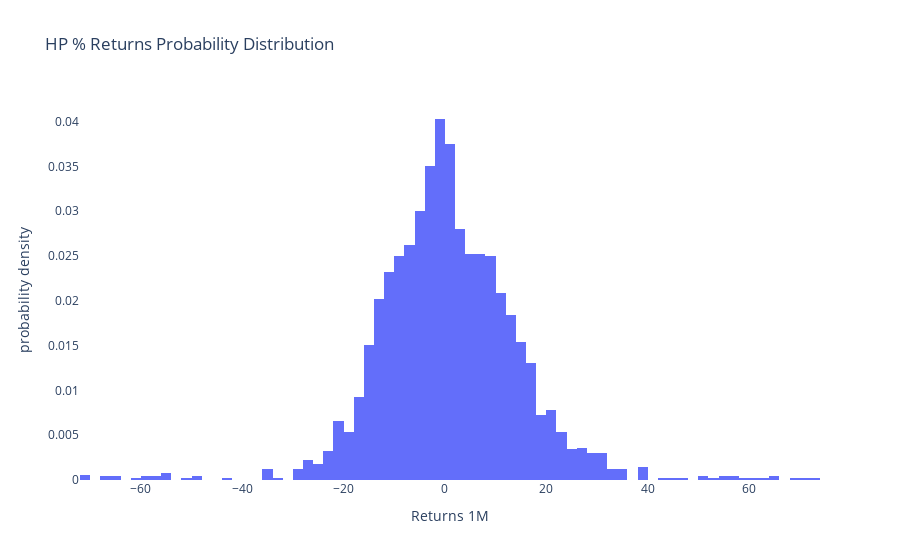

Write notebook code for a chart like this one.
### Code cell
def distribution_of_returns(time="1M"):
    chart = px.histogram(data, x=f"Returns {time}", histnorm='probability density', title=f"{stock_ticker} % Returns Probability Distribution")
    chart.update_layout(
        paper_bgcolor='#ffffff',  # Transparent background
        plot_bgcolor='#ffffff'  # Light gray background in the plot area
    )
    chart.show()
    print(f"{-data[f"Returns {time}"].std()*3:.2f} σ -3")
    print(f"{-data[f"Returns {time}"].std()*2:.2f} σ -2")
    print(f"{-data[f"Returns {time}"].std():.2f} σ -1")
    print(f" {data[f"Returns {time}"].mean():.2f} μ")
    print(f" {data[f"Returns {time}"].std():.2f} σ 1")
    print(f" {data[f"Returns {time}"].std()*2:.2f} σ 2")
    print(f" {data[f"Returns {time}"].std()*3:.2f} σ 3")

distribution_of_returns()

### Figure 1 — Plotly figure (JSON) as saved in the notebook; plotly's stock layout.template omitted (floating-point values rounded to 4 significant figures; data arrays with more than 128 entries replaced by an {"elided": "..."} marker saying what was removed)
{"data": [{"alignmentgroup": "True", "bingroup": "x", "histnorm": "probability density", "hovertemplate": "Returns 1M=%{x}<br>probability density=%{y}<extra></extra>", "legendgroup": "", "marker": {"color": "#636efa", "pattern": {"shape": ""}}, "name": "", "offsetgroup": "", "orientation": "v", "showlegend": false, "type": "histogram", "x": {"elided": "2515 float values"}, "xaxis": "x", "yaxis": "y"}], "layout": {"barmode": "relative", "legend": {"tracegroupgap": 0}, "paper_bgcolor": "#ffffff", "plot_bgcolor": "#ffffff", "title": {"text": "HP % Returns Probability Distribution"}, "xaxis": {"anchor": "y", "domain": [0, 1], "title": {"text": "Returns 1M"}}, "yaxis": {"anchor": "x", "domain": [0, 1], "title": {"text": "probability density"}}}}
